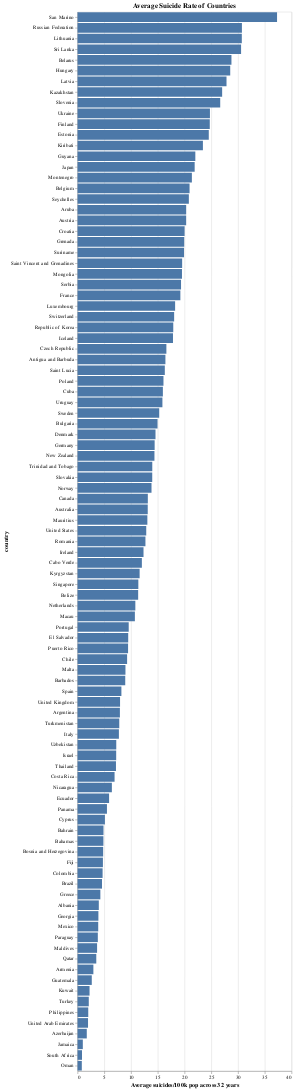

Write notebook code for a chart like this one.
### Code cell
#EDA
#trying to generalize by country? not so useful
d5=d.groupby(['country','year']).sum().reset_index(level=['country','year'])
d5['suicides/100k pop']=100000*d5['suicides_no']/d5['population']
d5=d5.groupby(['country']).mean().reset_index(level='country')
alt.Chart(d5).mark_bar().encode(
        x=alt.X('suicides/100k pop',title='Average suicides/100k pop across 32 years'),
        y=alt.Y('country',sort='-x')).properties(title='Average Suicide Rate of Countries')

### Figure 1 — Vega-Lite specification as saved in the notebook (floating-point values rounded to 4 significant figures)
{"config": {"view": {"continuousWidth": 400, "continuousHeight": 300}}, "data": {"name": "data-f62acdd1f019e4f55beb1b39feb0d1e2"}, "mark": "bar", "encoding": {"x": {"type": "quantitative", "field": "suicides/100k pop", "title": "Average suicides/100k pop across 32 years"}, "y": {"type": "nominal", "field": "country", "sort": "-x"}}, "title": "Average Suicide Rate of Countries", "$schema": "https://vega.github.io/schema/vega-lite/v4.8.1.json", "datasets": {"data-f62acdd1f019e4f55beb1b39feb0d1e2": [{"country": "Albania", "year": 1998.0, "suicides_no": 103.7, "population": 2568000.0, "suicides/100k pop": 3.969, "gdp_per_capita ($)": 17890.0, "gdp_for_year ($)": 50400000000.0}, {"country": "Antigua and Barbuda", "year": 2002.0, "suicides_no": 1.375, "population": 9214.0, "suicides/100k pop": 16.42, "gdp_per_capita ($)": 14160.0, "gdp_for_year ($)": 1103000000.0}, {"country": "Argentina", "year": 2000.0, "suicides_no": 2652.0, "population": 33420000.0, "suicides/100k pop": 7.911, "gdp_per_capita ($)": 94970.0, "gdp_for_year ($)": 3291000000000.0}, {"country": "Armenia", "year": 2003.0, "suicides_no": 76.2, "population": 2593000.0, "suicides/100k pop": 2.954, "gdp_per_capita ($)": 19250.0, "gdp_for_year ($)": 55290000000.0}, {"country": "Aruba", "year": 2004.0, "suicides_no": 6.857, "population": 35390.0, "suicides/100k pop": 20.3, "gdp_per_capita ($)": 86560.0, "gdp_for_year ($)": 7926000000.0}, {"country": "Australia", "year": 2000.0, "suicides_no": 2337.0, "population": 17950000.0, "suicides/100k pop": 13.11, "gdp_per_capita ($)": 390400.0, "gdp_for_year ($)": 7540000000000.0}, {"country": "Austria", "year": 2000.0, "suicides_no": 1496.0, "population": 7437000.0, "suicides/100k pop": 20.3, "gdp_per_capita ($)": 389600.0, "gdp_for_year ($)": 3028000000000.0}, {"country": "Azerbaijan", "year": 1998.0, "suicides_no": 103.5, "population": 5946000.0, "suicides/100k pop": 1.72, "gdp_per_capita ($)": 10690.0, "gdp_for_year ($)": 76930000000.0}, {"country": "Bahamas", "year": 2002.0, "suicides_no": 4.043, "population": 90710.0, "suicides/100k pop": 4.828, "gdp_per_capita ($)": 77230.0, "gdp_for_year ($)": 23420000000.0}, {"country": "Bahrain", "year": 2003.0, "suicides_no": 24.37, "population": 575900.0, "suicides/100k pop": 4.845, "gdp_per_capita ($)": 105700.0, "gdp_for_year ($)": 96400000000.0}, {"country": "Barbados", "year": 1996.0, "suicides_no": 9.316, "population": 95160.0, "suicides/100k pop": 8.911, "gdp_per_capita ($)": 40650.0, "gdp_for_year ($)": 9908000000.0}, {"country": "Belarus", "year": 2001.0, "suicides_no": 2668.0, "population": 9223000.0, "suicides/100k pop": 28.76, "gdp_per_capita ($)": 39720.0, "gdp_for_year ($)": 365300000000.0}, {"country": "Belgium", "year": 2000.0, "suicides_no": 2010.0, "population": 9635000.0, "suicides/100k pop": 20.93, "gdp_per_capita ($)": 376600.0, "gdp_for_year ($)": 3739000000000.0}, {"country": "Belize", "year": 2001.0, "suicides_no": 12.43, "population": 110200.0, "suicides/100k pop": 11.32, "gdp_per_capita ($)": 21460.0, "gdp_for_year ($)": 5389000000.0}, {"country": "Bosnia and Herzegovina", "year": 2012.0, "suicides_no": 159.0, "population": 2296000.0, "suicides/100k pop": 4.782, "gdp_per_capita ($)": 35550.0, "gdp_for_year ($)": 130000000000.0}, {"country": "Brazil", "year": 2000.0, "suicides_no": 7310.0, "population": 156600000.0, "suicides/100k pop": 4.571, "gdp_per_capita ($)": 73100.0, "gdp_for_year ($)": 12270000000000.0}, {"country": "Bulgaria", "year": 2000.0, "suicides_no": 1140.0, "population": 7579000.0, "suicides/100k pop": 14.94, "gdp_per_capita ($)": 41270.0, "gdp_for_year ($)": 307700000000.0}, {"country": "Cabo Verde", "year": 2011.0, "suicides_no": 42.0, "population": 349500.0, "suicides/100k pop": 12.02, "gdp_per_capita ($)": 37120.0, "gdp_for_year ($)": 16780000000.0}, {"country": "Canada", "year": 1999.0, "suicides_no": 3709.0, "population": 28480000.0, "suicides/100k pop": 13.13, "gdp_per_capita ($)": 370600.0, "gdp_for_year ($)": 10960000000000.0}, {"country": "Chile", "year": 2000.0, "suicides_no": 1319.0, "population": 13780000.0, "suicides/100k pop": 9.258, "gdp_per_capita ($)": 89600.0, "gdp_for_year ($)": 1331000000000.0}, {"country": "Colombia", "year": 2000.0, "suicides_no": 1712.0, "population": 35730000.0, "suicides/100k pop": 4.676, "gdp_per_capita ($)": 44400.0, "gdp_for_year ($)": 1731000000000.0}, {"country": "Costa Rica", "year": 2000.0, "suicides_no": 226.4, "population": 3242000.0, "suicides/100k pop": 6.916, "gdp_per_capita ($)": 57380.0, "gdp_for_year ($)": 215300000000.0}, {"country": "Croatia", "year": 2006.0, "suicides_no": 809.5, "population": 4046000.0, "suicides/100k pop": 20.0, "gdp_per_capita ($)": 116200.0, "gdp_for_year ($)": 484500000000.0}, {"country": "Cuba", "year": 2004.0, "suicides_no": 1646.0, "population": 10370000.0, "suicides/100k pop": 15.94, "gdp_per_capita ($)": 50800.0, "gdp_for_year ($)": 538300000000.0}, {"country": "Cyprus", "year": 2009.0, "suicides_no": 27.47, "population": 492400.0, "suicides/100k pop": 5.111, "gdp_per_capita ($)": 193800.0, "gdp_for_year ($)": 149400000000.0}, {"country": "Czech Republic", "year": 2003.0, "suicides_no": 1593.0, "population": 9614000.0, "suicides/100k pop": 16.6, "gdp_per_capita ($)": 143400.0, "gdp_for_year ($)": 1416000000000.0}, {"country": "Denmark", "year": 2004.0, "suicides_no": 695.3, "population": 4808000.0, "suicides/100k pop": 14.57, "gdp_per_capita ($)": 549600.0, "gdp_for_year ($)": 2822000000000.0}, {"country": "Ecuador", "year": 2000.0, "suicides_no": 666.5, "population": 11110000.0, "suicides/100k pop": 5.891, "gdp_per_capita ($)": 39440.0, "gdp_for_year ($)": 475200000000.0}, {"country": "El Salvador", "year": 2002.0, "suicides_no": 486.8, "population": 5183000.0, "suicides/100k pop": 9.463, "gdp_per_capita ($)": 30170.0, "gdp_for_year ($)": 160300000000.0}, {"country": "Estonia", "year": 2005.0, "suicides_no": 289.0, "population": 1179000.0, "suicides/100k pop": 24.52, "gdp_per_capita ($)": 123000.0, "gdp_for_year ($)": 156100000000.0}, {"country": "Fiji", "year": 2006.0, "suicides_no": 27.64, "population": 570800.0, "suicides/100k pop": 4.736, "gdp_per_capita ($)": 33060.0, "gdp_for_year ($)": 24760000000.0}, {"country": "Finland", "year": 2001.0, "suicides_no": 1161.0, "population": 4735000.0, "suicides/100k pop": 24.71, "gdp_per_capita ($)": 405800.0, "gdp_for_year ($)": 2005000000000.0}, {"country": "France", "year": 2000.0, "suicides_no": 10590.0, "population": 55340000.0, "suicides/100k pop": 19.21, "gdp_per_capita ($)": 372500.0, "gdp_for_year ($)": 21100000000000.0}, {"country": "Georgia", "year": 2003.0, "suicides_no": 146.5, "population": 3802000.0, "suicides/100k pop": 3.893, "gdp_per_capita ($)": 20380.0, "gdp_for_year ($)": 83730000000.0}, {"country": "Germany", "year": 2002.0, "suicides_no": 11200.0, "population": 77880000.0, "suicides/100k pop": 14.41, "gdp_per_capita ($)": 422000.0, "gdp_for_year ($)": 32910000000000.0}, {"country": "Greece", "year": 2000.0, "suicides_no": 399.0, "population": 9404000.0, "suicides/100k pop": 4.259, "gdp_per_capita ($)": 180300.0, "gdp_for_year ($)": 1869000000000.0}, {"country": "Grenada", "year": 1999.0, "suicides_no": 2.533, "population": 14830.0, "suicides/100k pop": 19.93, "gdp_per_capita ($)": 10810.0, "gdp_for_year ($)": 988300000.0}, {"country": "Guatemala", "year": 2000.0, "suicides_no": 271.6, "population": 9963000.0, "suicides/100k pop": 2.655, "gdp_per_capita ($)": 25550.0, "gdp_for_year ($)": 286000000000.0}, {"country": "Guyana", "year": 2001.0, "suicides_no": 136.8, "population": 602400.0, "suicides/100k pop": 22.01, "gdp_per_capita ($)": 18080.0, "gdp_for_year ($)": 12110000000.0}, {"country": "Hungary", "year": 2004.0, "suicides_no": 2643.0, "population": 9234000.0, "suicides/100k pop": 28.53, "gdp_per_capita ($)": 102000.0, "gdp_for_year ($)": 974400000000.0}, {"country": "Iceland", "year": 2000.0, "suicides_no": 34.62, "population": 197000.0, "suicides/100k pop": 17.83, "gdp_per_capita ($)": 325800.0, "gdp_for_year ($)": 89320000000.0}, {"country": "Ireland", "year": 2000.0, "suicides_no": 419.1, "population": 3386000.0, "suicides/100k pop": 12.33, "gdp_per_capita ($)": 388100.0, "gdp_for_year ($)": 1492000000000.0}, {"country": "Israel", "year": 2000.0, "suicides_no": 364.3, "population": 5231000.0, "suicides/100k pop": 7.217, "gdp_per_capita ($)": 264600.0, "gdp_for_year ($)": 1599000000000.0}, {"country": "Italy", "year": 2000.0, "suicides_no": 4260.0, "population": 55240000.0, "suicides/100k pop": 7.723, "gdp_per_capita ($)": 318100.0, "gdp_for_year ($)": 17720000000000.0}, {"country": "Jamaica", "year": 1998.0, "suicides_no": 12.27, "population": 861600.0, "suicides/100k pop": 0.98, "gdp_per_capita ($)": 15160.0, "gdp_for_year ($)": 37420000000.0}, {"country": "Japan", "year": 2000.0, "suicides_no": 26030.0, "population": 118700000.0, "suicides/100k pop": 21.89, "gdp_per_capita ($)": 436800.0, "gdp_for_year ($)": 52070000000000.0}, {"country": "Kazakhstan", "year": 2002.0, "suicides_no": 3902.0, "population": 14520000.0, "suicides/100k pop": 27.02, "gdp_per_capita ($)": 63900.0, "gdp_for_year ($)": 943400000000.0}, {"country": "Kiribati", "year": 1994.0, "suicides_no": 6.625, "population": 28060.0, "suicides/100k pop": 23.43, "gdp_per_capita ($)": 3588.0, "gdp_for_year ($)": 234300000.0}, {"country": "Kuwait", "year": 2001.0, "suicides_no": 38.64, "population": 1825000.0, "suicides/100k pop": 2.238, "gdp_per_capita ($)": 197200.0, "gdp_for_year ($)": 528600000000.0}, {"country": "Kyrgyzstan", "year": 2002.0, "suicides_no": 503.5, "population": 4410000.0, "suicides/100k pop": 11.6, "gdp_per_capita ($)": 8607.0, "gdp_for_year ($)": 39520000000.0}, {"country": "Latvia", "year": 2005.0, "suicides_no": 563.7, "population": 2000000.0, "suicides/100k pop": 27.84, "gdp_per_capita ($)": 97260.0, "gdp_for_year ($)": 199000000000.0}, {"country": "Lithuania", "year": 2006.0, "suicides_no": 840.2, "population": 2715000.0, "suicides/100k pop": 30.7, "gdp_per_capita ($)": 104700.0, "gdp_for_year ($)": 311500000000.0}, {"country": "Luxembourg", "year": 2000.0, "suicides_no": 62.32, "population": 351200.0, "suicides/100k pop": 18.23, "gdp_per_capita ($)": 652100.0, "gdp_for_year ($)": 290200000000.0}, {"country": "Macau", "year": 1994.0, "suicides_no": 27.0, "population": 252100.0, "suicides/100k pop": 10.71, "gdp_per_capita ($)": 162700.0, "gdp_for_year ($)": 56390000000.0}, {"country": "Maldives", "year": 2005.0, "suicides_no": 2.375, "population": 67230.0, "suicides/100k pop": 3.646, "gdp_per_capita ($)": 10210.0, "gdp_for_year ($)": 3067000000.0}, {"country": "Malta", "year": 2000.0, "suicides_no": 18.87, "population": 210300.0, "suicides/100k pop": 8.95, "gdp_per_capita ($)": 93320.0, "gdp_for_year ($)": 35480000000.0}, {"country": "Mauritius", "year": 2000.0, "suicides_no": 121.7, "population": 940600.0, "suicides/100k pop": 13.04, "gdp_per_capita ($)": 56430.0, "gdp_for_year ($)": 61780000000.0}, {"country": "Mexico", "year": 2000.0, "suicides_no": 3585.0, "population": 89450000.0, "suicides/100k pop": 3.859, "gdp_per_capita ($)": 85660.0, "gdp_for_year ($)": 8164000000000.0}, {"country": "Mongolia", "year": 2016.0, "suicides_no": 423.0, "population": 2168000.0, "suicides/100k pop": 19.51, "gdp_per_capita ($)": 41450.0, "gdp_for_year ($)": 111800000000.0}, {"country": "Montenegro", "year": 2007.0, "suicides_no": 110.5, "population": 518500.0, "suicides/100k pop": 21.36, "gdp_per_capita ($)": 62520.0, "gdp_for_year ($)": 36820000000.0}, {"country": "Netherlands", "year": 2000.0, "suicides_no": 1589.0, "population": 14740000.0, "suicides/100k pop": 10.8, "gdp_per_capita ($)": 422000.0, "gdp_for_year ($)": 6411000000000.0}, {"country": "New Zealand", "year": 1999.0, "suicides_no": 496.0, "population": 3478000.0, "suicides/100k pop": 14.37, "gdp_per_capita ($)": 261500.0, "gdp_for_year ($)": 971000000000.0}, {"country": "Nicaragua", "year": 2012.0, "suicides_no": 335.5, "population": 5245000.0, "suicides/100k pop": 6.41, "gdp_per_capita ($)": 23020.0, "gdp_for_year ($)": 122100000000.0}, {"country": "Norway", "year": 2000.0, "suicides_no": 566.4, "population": 4129000.0, "suicides/100k pop": 13.82, "gdp_per_capita ($)": 660000.0, "gdp_for_year ($)": 2909000000000.0}, {"country": "Oman", "year": 2011.0, "suicides_no": 11.0, "population": 1465000.0, "suicides/100k pop": 0.7905, "gdp_per_capita ($)": 75520.0, "gdp_for_year ($)": 223800000000.0}, {"country": "Panama", "year": 2002.0, "suicides_no": 139.3, "population": 2538000.0, "suicides/100k pop": 5.49, "gdp_per_capita ($)": 70400.0, "gdp_for_year ($)": 214400000000.0}, {"country": "Paraguay", "year": 2000.0, "suicides_no": 177.1, "population": 4416000.0, "suicides/100k pop": 3.785, "gdp_per_capita ($)": 26620.0, "gdp_for_year ($)": 132200000000.0}, {"country": "Philippines", "year": 2002.0, "suicides_no": 1422.0, "population": 68760000.0, "suicides/100k pop": 1.996, "gdp_per_capita ($)": 18230.0, "gdp_for_year ($)": 1350000000000.0}, {"country": "Poland", "year": 2003.0, "suicides_no": 5796.0, "population": 36090000.0, "suicides/100k pop": 16.06, "gdp_per_capita ($)": 97760.0, "gdp_for_year ($)": 3533000000000.0}, {"country": "Portugal", "year": 1999.0, "suicides_no": 891.1, "population": 9315000.0, "suicides/100k pop": 9.558, "gdp_per_capita ($)": 158900.0, "gdp_for_year ($)": 1556000000000.0}, {"country": "Puerto Rico", "year": 2000.0, "suicides_no": 291.7, "population": 3113000.0, "suicides/100k pop": 9.439, "gdp_per_capita ($)": 199200.0, "gdp_for_year ($)": 686000000000.0}, {"country": "Qatar", "year": 2009.0, "suicides_no": 41.0, "population": 1276000.0, "suicides/100k pop": 3.497, "gdp_per_capita ($)": 422200.0, "gdp_for_year ($)": 701900000000.0}, {"country": "Republic of Korea", "year": 2000.0, "suicides_no": 8015.0, "population": 43440000.0, "suicides/100k pop": 17.89, "gdp_per_capita ($)": 167700.0, "gdp_for_year ($)": 7610000000000.0}, {"country": "Romania", "year": 2002.0, "suicides_no": 2599.0, "population": 20480000.0, "suicides/100k pop": 12.68, "gdp_per_capita ($)": 57080.0, "gdp_for_year ($)": 1145000000000.0}, {"country": "Russian Federation", "year": 2002.0, "suicides_no": 41080.0, "population": 133300000.0, "suicides/100k pop": 30.72, "gdp_per_capita ($)": 77330.0, "gdp_for_year ($)": 10490000000000.0}, {"country": "Saint Lucia", "year": 1999.0, "suicides_no": 8.519, "population": 56560.0, "suicides/100k pop": 16.31, "gdp_per_capita ($)": 27040.0, "gdp_for_year ($)": 3935000000.0}, {"country": "Saint Vincent and Grenadines", "year": 2003.0, "suicides_no": 5.545, "population": 30040.0, "suicides/100k pop": 19.55, "gdp_per_capita ($)": 16680.0, "gdp_for_year ($)": 1646000000.0}, {"country": "San Marino", "year": 2001.0, "suicides_no": 1.333, "population": 3865.0, "suicides/100k pop": 37.28, "gdp_per_capita ($)": 69750.0, "gdp_for_year ($)": 1831000000.0}, {"country": "Serbia", "year": 2006.0, "suicides_no": 1267.0, "population": 6559000.0, "suicides/100k pop": 19.34, "gdp_per_capita ($)": 47450.0, "gdp_for_year ($)": 330100000000.0}, {"country": "Seychelles", "year": 2004.0, "suicides_no": 5.278, "population": 26730.0, "suicides/100k pop": 20.8, "gdp_per_capita ($)": 35910.0, "gdp_for_year ($)": 2905000000.0}, {"country": "Singapore", "year": 2000.0, "suicides_no": 320.9, "population": 2892000.0, "suicides/100k pop": 11.36, "gdp_per_capita ($)": 428800.0, "gdp_for_year ($)": 1415000000000.0}, {"country": "Slovakia", "year": 2002.0, "suicides_no": 671.9, "population": 4817000.0, "suicides/100k pop": 13.96, "gdp_per_capita ($)": 110700.0, "gdp_for_year ($)": 565500000000.0}, {"country": "Slovenia", "year": 2005.0, "suicides_no": 479.0, "population": 1797000.0, "suicides/100k pop": 26.66, "gdp_per_capita ($)": 191500.0, "gdp_for_year ($)": 368700000000.0}, {"country": "South Africa", "year": 2006.0, "suicides_no": 366.1, "population": 42870000.0, "suicides/100k pop": 0.8308, "gdp_per_capita ($)": 66330.0, "gdp_for_year ($)": 2965000000000.0}, {"country": "Spain", "year": 2000.0, "suicides_no": 3232.0, "population": 39470000.0, "suicides/100k pop": 8.192, "gdp_per_capita ($)": 250200.0, "gdp_for_year ($)": 10210000000000.0}, {"country": "Sri Lanka", "year": 1998.0, "suicides_no": 4994.0, "population": 16540000.0, "suicides/100k pop": 30.56, "gdp_per_capita ($)": 10600.0, "gdp_for_year ($)": 179900000000.0}, {"country": "Suriname", "year": 2000.0, "suicides_no": 76.71, "population": 370400.0, "suicides/100k pop": 19.9, "gdp_per_capita ($)": 46450.0, "gdp_for_year ($)": 20840000000.0}, {"country": "Sweden", "year": 2002.0, "suicides_no": 1260.0, "population": 8323000.0, "suicides/100k pop": 15.26, "gdp_per_capita ($)": 485900.0, "gdp_for_year ($)": 4173000000000.0}, {"country": "Switzerland", "year": 2005.0, "suicides_no": 1248.0, "population": 6989000.0, "suicides/100k pop": 18.05, "gdp_per_capita ($)": 731900.0, "gdp_for_year ($)": 5308000000000.0}, {"country": "Thailand", "year": 2002.0, "suicides_no": 3952.0, "population": 55460000.0, "suicides/100k pop": 7.177, "gdp_per_capita ($)": 42030.0, "gdp_for_year ($)": 2466000000000.0}, {"country": "Trinidad and Tobago", "year": 1998.0, "suicides_no": 149.6, "population": 1063000.0, "suicides/100k pop": 13.96, "gdp_per_capita ($)": 94200.0, "gdp_for_year ($)": 111600000000.0}, {"country": "Turkey", "year": 2012.0, "suicides_no": 1447.0, "population": 68950000.0, "suicides/100k pop": 2.094, "gdp_per_capita ($)": 145600.0, "gdp_for_year ($)": 10060000000000.0}, {"country": "Turkmenistan", "year": 2001.0, "suicides_no": 297.4, "population": 3878000.0, "suicides/100k pop": 7.792, "gdp_per_capita ($)": 27970.0, "gdp_for_year ($)": 122700000000.0}, {"country": "Ukraine", "year": 2001.0, "suicides_no": 11430.0, "population": 45950000.0, "suicides/100k pop": 24.74, "gdp_per_capita ($)": 22410.0, "gdp_for_year ($)": 1007000000000.0}, {"country": "United Arab Emirates", "year": 2008.0, "suicides_no": 103.7, "population": 5496000.0, "suicides/100k pop": 1.955, "gdp_per_capita ($)": 328300.0, "gdp_for_year ($)": 1992000000000.0}, {"country": "United Kingdom", "year": 2000.0, "suicides_no": 4413.0, "population": 55740000.0, "suicides/100k pop": 7.94, "gdp_per_capita ($)": 380700.0, "gdp_for_year ($)": 21670000000000.0}, {"country": "United States", "year": 2000.0, "suicides_no": 33360.0, "population": 259800000.0, "suicides/100k pop": 12.84, "gdp_per_capita ($)": 471200.0, "gdp_for_year ($)": 126100000000000.0}, {"country": "Uruguay", "year": 2000.0, "suicides_no": 464.1, "population": 2904000.0, "suicides/100k pop": 15.86, "gdp_per_capita ($)": 88480.0, "gdp_for_year ($)": 271500000000.0}, {"country": "Uzbekistan", "year": 2001.0, "suicides_no": 1582.0, "population": 22110000.0, "suicides/100k pop": 7.232, "gdp_per_capita ($)": 11710.0, "gdp_for_year ($)": 274300000000.0}]}}
